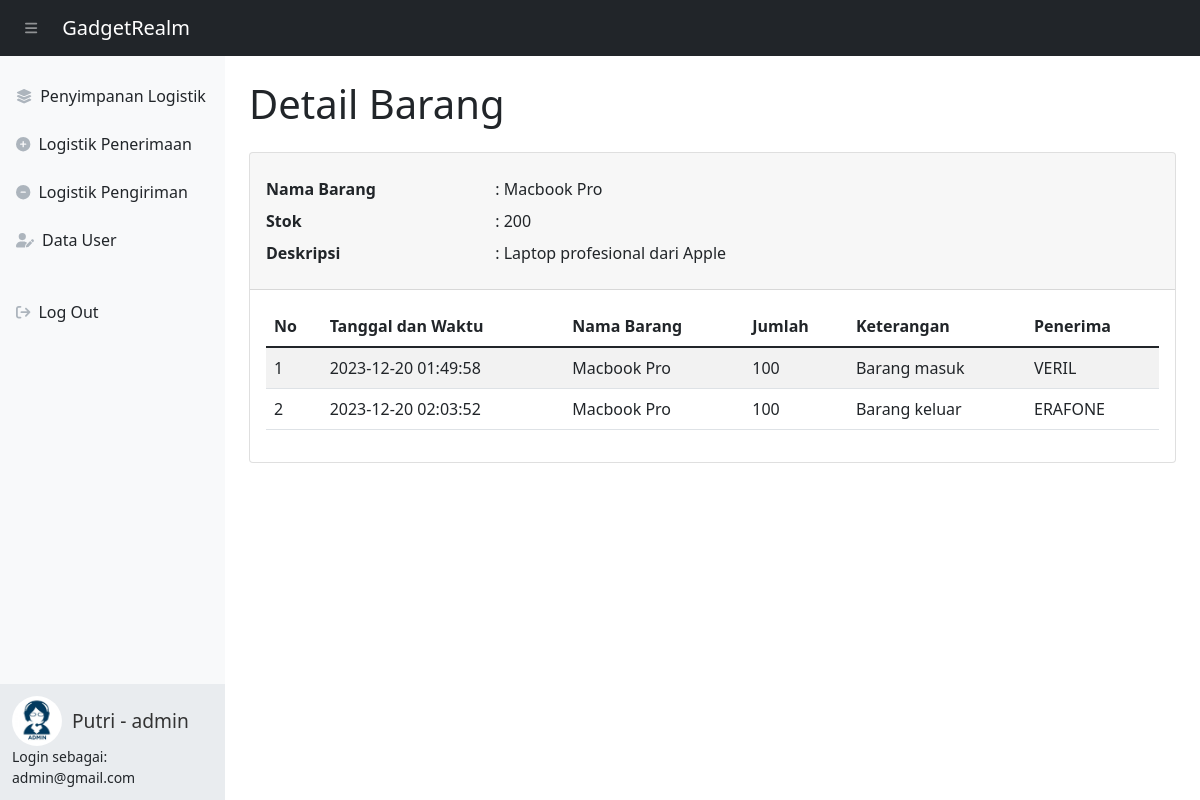
Page /detail_barang.php?id=2 (signed in) on the committed database.
### tables this page shows
CREATE TABLE `stock` (
  `idbarang` int(11) NOT NULL,
  `namabarang` varchar(25) NOT NULL,
  `deskripsi` varchar(50) NOT NULL,
  `tipe` varchar(20) NOT NULL,
  `stock` int(11) NOT NULL
);

CREATE TABLE `masuk` (
  `idmasuk` int(11) NOT NULL,
  `idbarang` int(11) NOT NULL,
  `tanggal` timestamp NOT NULL DEFAULT current_timestamp(),
  `qty` int(11) NOT NULL,
  `penerima` varchar(25) NOT NULL,
  `email` varchar(255) DEFAULT NULL
);

CREATE TABLE `keluar` (
  `idkeluar` int(11) NOT NULL,
  `idbarang` int(11) NOT NULL,
  `tanggal` timestamp NOT NULL DEFAULT current_timestamp(),
  `qty` int(11) NOT NULL,
  `penerima` varchar(25) NOT NULL
);

### detail_barang.php (the view, shortened to what this page needs)
<?php
require 'config/db_connect.php';
$id = $_GET['id'];
$sql_detail = "SELECT * FROM stock WHERE idbarang='$id'";
$result_detail = mysqli_query($conn, $sql_detail);
$data_detail = mysqli_fetch_array($result_detail);
$sql_detail_masuk = "SELECT * FROM masuk, stock WHERE masuk.idbarang=stock.idbarang AND stock.idbarang='$id'";
$result_detail_masuk = mysqli_query($conn, $sql_detail_masuk);
$data_detail_masuk = mysqli_fetch_all($result_detail_masuk, MYSQLI_ASSOC);
$sql_detail_keluar = "SELECT * FROM keluar, stock WHERE keluar.idbarang=stock.idbarang AND stock.idbarang='$id'";
$result_detail_keluar = mysqli_query($conn, $sql_detail_keluar);
$data_detail_keluar = mysqli_fetch_all($result_detail_keluar, MYSQLI_ASSOC);
?>
<!DOCTYPE html>
<html lang="en">
    <head>
        <link href="css/styles.css" rel="stylesheet" />
    </head>
    <body class="sb-nav-fixed">
        <?php require 'templates/topnavigation.php'; ?>
        <div id="layoutSidenav">
            <?php require 'templates/sidenavigation.php'; ?>
            <div id="layoutSidenav_content">
                <main>
                    <div class="container-fluid px-4">
                        <h1 class="my-4">Detail Barang</h1>
                        <div class="card mb-4">
                            <div class="card-header py-3">
                                <div class="row my-2">
                                    <p class="col col-md-3 fw-bold m-0">Nama Barang</p>
                                    <p class="col col-md-9 m-0">: <?php echo $data_detail['namabarang'] ?></p>
                                </div>
                                <div class="row my-2">
                                    <p class="col col-md-3 fw-bold m-0">Stok</p>
                                    <p class="col col-md-9 m-0">: <?php echo $data_detail['stock'] ?></p>
                                </div>
                                <div class="row my-2">
                                    <p class="col col-md-3 fw-bold m-0">Deskripsi</p>
                                    <p class="col col-md-9 m-0">: <?php echo $data_detail['deskripsi'] ?></p>
                                </div>
                            </div>
                            <div class="card-body">
                                <table id="datatablesSimple" class="table table-striped">
                                    <thead>
                                        <tr>
                                            <th>No</th>
                                            <th>Tanggal dan Waktu</th>
                                            <th>Nama Barang</th>
                                            <th>Jumlah</th>
                                            <th>Keterangan</th>
                                            <th>Penerima</th>
                                        </tr>
                                    </thead>
                                    <tbody>
                                        <?php $i = 1; ?>
                                        <?php foreach($data_detail_masuk as $item_masuk): ?>
                                            <tr>
                                                <td><?php echo $i; ?></td>
                                                <td><?php echo $item_masuk['tanggal']; ?></td>
                                                <td><?php echo $item_masuk['namabarang']; ?></td>
                                                <td><?php echo $item_masuk['qty']; ?></td>
                                                <td>Barang masuk</td>
                                                <td><?php echo $item_masuk['penerima']; ?></td>
                                            </tr>
                                            <?php $i++; ?>
                                        <?php endforeach ?>
                                        <?php foreach($data_detail_keluar as $item_keluar): ?>
                                            <tr>
                                                <td><?php echo $i; ?></td>
                                                <td><?php echo $item_keluar['tanggal']; ?></td>
                                                <td><?php echo $item_keluar['namabarang']; ?></td>
                                                <td><?php echo $item_keluar['qty']; ?></td>
                                                <td>Barang keluar</td>
                                                <td><?php echo $item_keluar['penerima']; ?></td>
                                            </tr>
                                            <?php $i++; ?>
                                        <?php endforeach ?>
                                    </tbody>
                                </table>
                            </div>
                        </div>
                    </div>
                </main>
            </div>
        </div>
        <link href="https://cdn.jsdelivr.net/npm/simple-datatables@latest/dist/style.css" rel="stylesheet" type="text/css">
    </body>
</html>

### templates/sidenavigation.php (shortened to what this page needs)
<div id="layoutSidenav_nav">
    <nav class="sb-sidenav accordion sb-sidenav-light" id="sidenavAccordion">
        <div class="sb-sidenav-menu">
            <div class="nav mt-3">
                <a class="nav-link" href="index.php">
                    <div class="sb-nav-link-icon <?php echo strpos($_SERVER['REQUEST_URI'], 'admin_dashboard') ? 'text-primary' : ''; ?>">
                        <i class="fa-solid fa-layer-group"></i>
                    </div>
                    Penyimpanan Logistik
                </a>
                <a class="nav-link" href="barang_masuk.php">
                    <div class="sb-nav-link-icon <?php echo strpos($_SERVER['REQUEST_URI'], 'barang_masuk') ? 'text-primary' : ''; ?>">
                        <i class="fa-solid fa-circle-plus"></i>
                    </div>
                    Logistik Penerimaan
                </a>
                <a class="nav-link" href="barang_keluar.php">
                    <div class="sb-nav-link-icon <?php echo strpos($_SERVER['REQUEST_URI'], 'barang_keluar') ? 'text-primary' : ''; ?>">
                        <i class="fa-solid fa-circle-minus"></i>
                    </div>
                    Logistik Pengiriman
                </a>
                <a class="nav-link" href="datauser.php">
                    <div class="sb-nav-link-icon <?php echo strpos($_SERVER['REQUEST_URI'], 'datauser') ? 'text-primary' : ''; ?>">
                        <i class="fa-solid fa-user-edit"></i>
                    </div>
                    Data User
                </a>
                <a class="nav-link mt-4" href="logout.php">
                    <div class="sb-nav-link-icon">
                        <i class="fa-solid fa-arrow-right-from-bracket"></i>
                    </div>
                    Log Out
                </a>
            </div>
        </div>
 <div class="sb-sidenav-footer">
            <?php
            include 'config/db_connect.php';
            $email = $_SESSION['email'];
            $query = "SELECT foto,nama,role FROM login WHERE email = '$email'";
            $result = mysqli_query($conn, $query);
            if ($result) {
                $row = mysqli_fetch_assoc($result);
                $foto = $row['foto'];
                $nama = $row['nama'];
                $role = $row['role'];
                if (!empty($foto)) {
                    $uploadsFolder = 'uploads/';
                    $photoUrl = $uploadsFolder . $foto;
                    echo '<div class="user-button">';
                    echo '<a href="profil-admin.php">';
                    echo '<img src="' . $photoUrl . '" alt="Foto Pengguna" class="user-photo">';
                    echo '<span class="user-name">' . $nama . ' - ' . $role . '</span>';
                    echo '</a>';
                    echo '</div>';
                }
                echo '<div class="small">Login sebagai: ' . $_SESSION['email'] . '</div>';
            }
            ?>
        </div>
    </nav>
</div>

### templates/sidenavigation.php (style rules this page uses)
.user-button a { display: flex; align-items: center; text-decoration: none; color: inherit; }
.user-photo { width: 50px; height: 50px; border-radius: 50%; margin-right: 10px; transition: transform 0.3s; }
.user-name { font-size: 1.2em; color: #333; }

### rows in the picture
stock: namabarang "Macbook Pro", stock "200", deskripsi "Laptop profesional dari Apple"
masuk: tanggal "2023-12-20 01:49:58", idbarang.namabarang "Macbook Pro", qty "100", penerima "VERIL"
keluar: tanggal "2023-12-20 02:03:52", idbarang.namabarang "Macbook Pro", qty "100", penerima "ERAFONE"

### other values in the picture
$nama "Putri"
$role "admin"
$_SESSION['email'] "admin@gmail.com"
